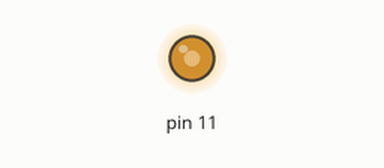
Bench run of a sketch on a simulated Arduino Uno, built with avr-gcc and run on an emulated ATmega328P. Parts: output pins drawn as LEDs (lit = HIGH).

Above: at 0.05 s.
At 0.5 s:
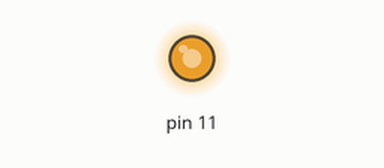
At 0.85 s:
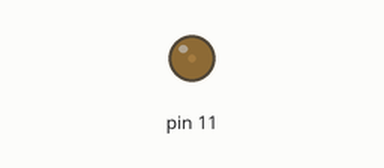
At 1.2 s:
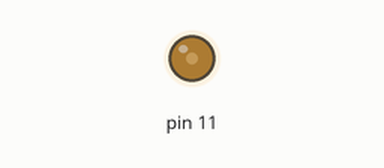
Timing chart, 0 to 3.0 s (numbered marks = the images above):
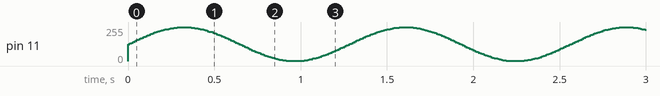

The sketch:

oddychanieDiodyAnalog.ino
```cpp
void setup()
{
   pinMode(11, OUTPUT);
}

float t = 0;
void loop()
{
   float ile = sin(t)*100;
   int jasnosc = map(ile, -100, 100, 0, 255);
   analogWrite(11, jasnosc);
   delay(10);
   t = t + 0.05;
}
```
